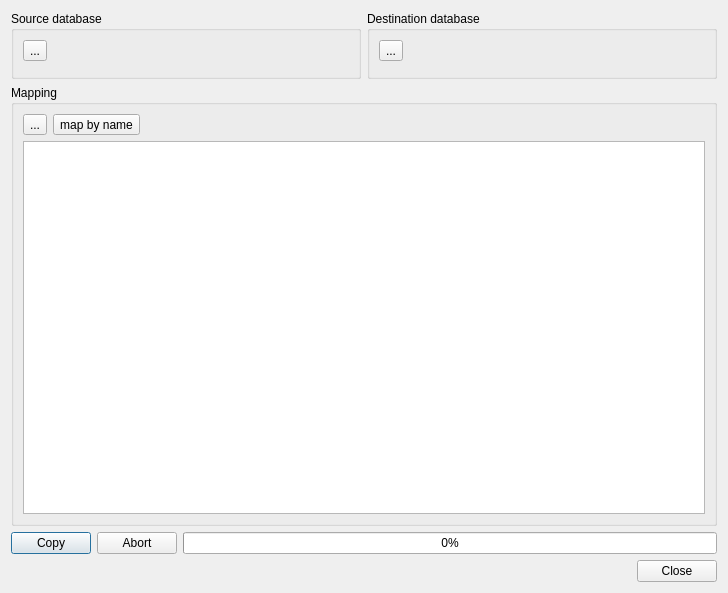
<?xml version="1.0" encoding="UTF-8"?>
<ui version="4.0">
 <class>mdtSqlCopierDatabaseCopyDialog</class>
 <widget class="QDialog" name="mdtSqlCopierDatabaseCopyDialog">
  <property name="geometry">
   <rect>
    <x>0</x>
    <y>0</y>
    <width>728</width>
    <height>593</height>
   </rect>
  </property>
  <property name="windowTitle">
   <string>Database copy</string>
  </property>
  <layout class="QVBoxLayout" name="verticalLayout_4">
   <item>
    <layout class="QHBoxLayout" name="horizontalLayout">
     <item>
      <widget class="QGroupBox" name="gbSourceDatabase">
       <property name="title">
        <string>Source database</string>
       </property>
       <layout class="QVBoxLayout" name="verticalLayout">
        <item>
         <widget class="QToolButton" name="tbSelectSourceDatabase">
          <property name="statusTip">
           <string>Select database</string>
          </property>
          <property name="text">
           <string>...</string>
          </property>
          <property name="icon">
           <iconset theme="document-open">
            <normaloff/>
           </iconset>
          </property>
         </widget>
        </item>
        <item>
         <widget class="mdtSqlDatabaseBasicInfoWidget" name="wSourceDatabaseInfo" native="true"/>
        </item>
       </layout>
      </widget>
     </item>
     <item>
      <widget class="QGroupBox" name="gbDestinationDatabase">
       <property name="title">
        <string>Destination database</string>
       </property>
       <layout class="QVBoxLayout" name="verticalLayout_2">
        <item>
         <widget class="QToolButton" name="tbSelectDestinationDatabase">
          <property name="statusTip">
           <string>Select database</string>
          </property>
          <property name="text">
           <string>...</string>
          </property>
          <property name="icon">
           <iconset theme="document-open">
            <normaloff>../../../../</normaloff>../../../../</iconset>
          </property>
         </widget>
        </item>
        <item>
         <widget class="mdtSqlDatabaseBasicInfoWidget" name="wDestinationDatabaseInfo" native="true"/>
        </item>
       </layout>
      </widget>
     </item>
    </layout>
   </item>
   <item>
    <widget class="QGroupBox" name="gbMapping">
     <property name="title">
      <string>Mapping</string>
     </property>
     <layout class="QVBoxLayout" name="verticalLayout_3">
      <item>
       <layout class="QHBoxLayout" name="horizontalLayout_2">
        <item>
         <widget class="QToolButton" name="tbResetMapping">
          <property name="toolTip">
           <string>Reset mapping</string>
          </property>
          <property name="text">
           <string>...</string>
          </property>
          <property name="icon">
           <iconset theme="edit-clear">
            <normaloff/>
           </iconset>
          </property>
         </widget>
        </item>
        <item>
         <widget class="QToolButton" name="tbMapByName">
          <property name="text">
           <string>map by name</string>
          </property>
         </widget>
        </item>
        <item>
         <spacer name="horizontalSpacer">
          <property name="orientation">
           <enum>Qt::Horizontal</enum>
          </property>
          <property name="sizeHint" stdset="0">
           <size>
            <width>40</width>
            <height>20</height>
           </size>
          </property>
         </spacer>
        </item>
       </layout>
      </item>
      <item>
       <widget class="QTableView" name="tvMapping"/>
      </item>
     </layout>
    </widget>
   </item>
   <item>
    <layout class="QHBoxLayout" name="horizontalLayout_3">
     <item>
      <widget class="QPushButton" name="pbCopy">
       <property name="text">
        <string>Copy</string>
       </property>
       <property name="icon">
        <iconset theme="system-run">
         <normaloff/>
        </iconset>
       </property>
      </widget>
     </item>
     <item>
      <widget class="QPushButton" name="pbAbort">
       <property name="text">
        <string>Abort</string>
       </property>
       <property name="icon">
        <iconset theme="process-stop">
         <normaloff/>
        </iconset>
       </property>
      </widget>
     </item>
     <item>
      <widget class="QProgressBar" name="pbGlobalProgress">
       <property name="value">
        <number>0</number>
       </property>
      </widget>
     </item>
    </layout>
   </item>
   <item>
    <widget class="QDialogButtonBox" name="buttonBox">
     <property name="orientation">
      <enum>Qt::Horizontal</enum>
     </property>
     <property name="standardButtons">
      <set>QDialogButtonBox::Close</set>
     </property>
    </widget>
   </item>
  </layout>
 </widget>
 <customwidgets>
  <customwidget>
   <class>mdtSqlDatabaseBasicInfoWidget</class>
   <extends>QWidget</extends>
   <header>mdtSqlDatabaseBasicInfoWidget.h</header>
   <container>1</container>
  </customwidget>
 </customwidgets>
 <resources/>
 <connections>
  <connection>
   <sender>buttonBox</sender>
   <signal>accepted()</signal>
   <receiver>mdtSqlCopierDatabaseCopyDialog</receiver>
   <slot>accept()</slot>
   <hints>
    <hint type="sourcelabel">
     <x>248</x>
     <y>254</y>
    </hint>
    <hint type="destinationlabel">
     <x>157</x>
     <y>274</y>
    </hint>
   </hints>
  </connection>
  <connection>
   <sender>buttonBox</sender>
   <signal>rejected()</signal>
   <receiver>mdtSqlCopierDatabaseCopyDialog</receiver>
   <slot>reject()</slot>
   <hints>
    <hint type="sourcelabel">
     <x>316</x>
     <y>260</y>
    </hint>
    <hint type="destinationlabel">
     <x>286</x>
     <y>274</y>
    </hint>
   </hints>
  </connection>
 </connections>
</ui>
